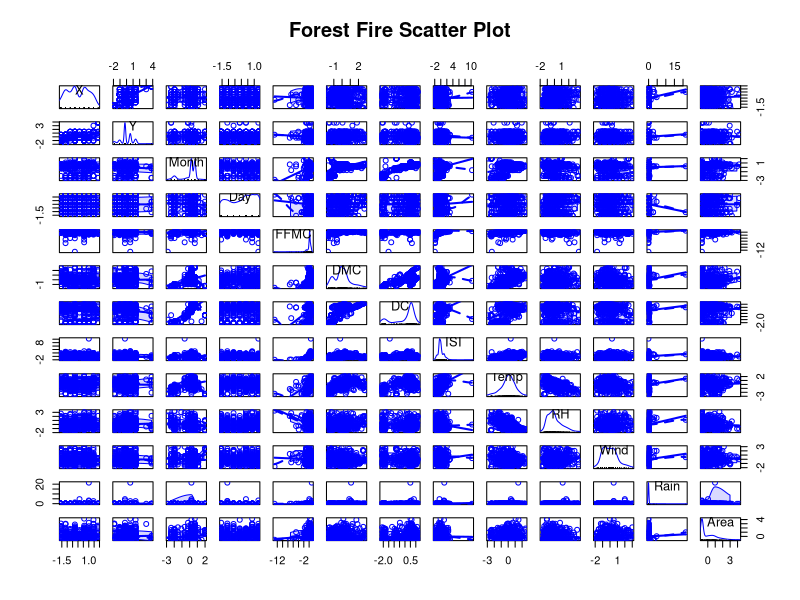

R code for this plot: (Note: this script raises an error after producing the figure.)
library(car)
library(ggplot2)
library(plyr)
origds <- read.csv("Forest.csv",header = TRUE)
forestds <- read.csv("Forest.csv",header = TRUE)
forestds$Month <- mapvalues(forestds$Month,from=c('jan','feb','mar','apr','may','jun','jul','aug','sep','oct','nov','dec'),to=c(1,2,3,4,5,6,7,8,9,10,11,12))
forestds$Day <- mapvalues(forestds$Day,from=c('mon','tue','wed','thu','fri','sat','sun'),to=c(1,2,3,4,5,6,7))
forestds[,3:4] <- sapply(forestds[,3:4], as.numeric)
sapply(forestds, class)
forestds$Area<-log1p(forestds$Area)
cor(forestds)
forestds<-as.data.frame(scale(forestds))
scatterplotMatrix(forestds, spread = FALSE, lty.smooth=2, main = "Forest Fire Scatter Plot")
######Model 1 - STFWTI
model1 <- lm(Area~X+Y+Month+Day+FFMC+DMC+DC+ISI+Temp+RH+Wind+Rain,data=forestds)
summary(model1)
confint(model1)
par(mfrow=c(2,2))
plot(model4)
residPlot <- function(fit, nbreaks=10){
  z <- rstudent(fit)
  hist(z+1, breaks = nbreaks, freq = FALSE, xlab = "Studentized Residuals",main = "Distribution of Errors")
  rug(jitter(z),col = 'brown')
  curve(dlnorm(x, mean = mean(z), sd = sd(z)),add = TRUE, col="blue",lwd=2)
  lines(density(z)$x,density(z)$y, col="red",lwd=2,lty=2)
  legend("topright",legend = c("Logarithmic Curve","Kernel Density Curve"), lty = 1:2, col = c("blue","red"), cex = 0.7)
}
residPlot(model1)
#####Model 2 -STM
model2  <- lm(Area~X+Y+Month+Day+Temp+RH+Wind+Rain,data=forestds)
summary(model2)
confint(model2)
residPlot(model2)
anova(model2,model1)
#####Model 3 -FWI
model3 <- lm(Area~FFMC+DMC+DC+ISI,data=forestds)
summary(model3)
residPlot(model3)
confint(model3)
anova(model3,model1)
######Model 4 -M
model4 <- lm(Area~Temp+RH+Wind+Rain,data=forestds)
summary(model4)
residPlot(model4)
anova(model4,model1)
#####Conclusion use model 4 as it has the highest p value and hence we fail to reject the null hypothesis that it is not better than the default model
